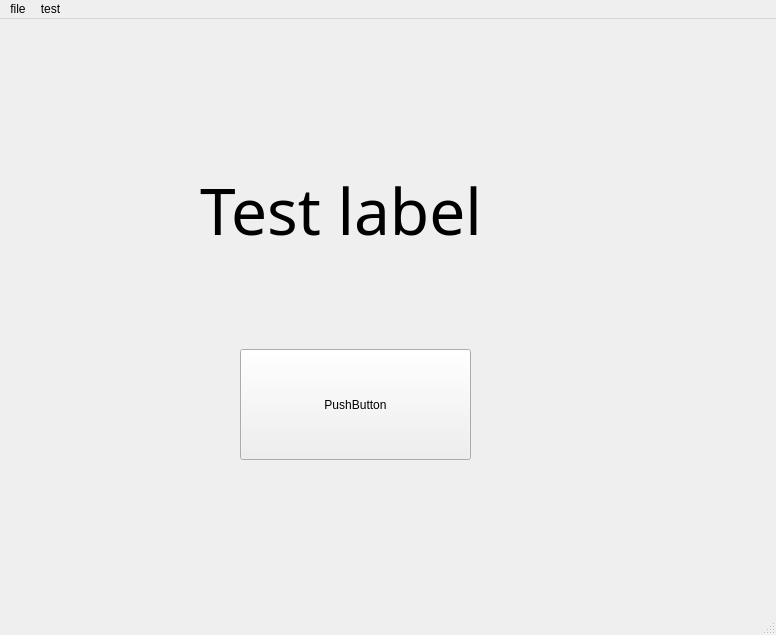
<?xml version="1.0" encoding="UTF-8"?>
<ui version="4.0">
 <class>MainWindow</class>
 <widget class="QMainWindow" name="MainWindow">
  <property name="enabled">
   <bool>true</bool>
  </property>
  <property name="geometry">
   <rect>
    <x>0</x>
    <y>0</y>
    <width>776</width>
    <height>635</height>
   </rect>
  </property>
  <property name="cursor">
   <cursorShape>ArrowCursor</cursorShape>
  </property>
  <property name="windowTitle">
   <string>MainWindow</string>
  </property>
  <property name="windowOpacity">
   <double>0.500000000000000</double>
  </property>
  <widget class="QWidget" name="centralwidget">
   <widget class="QPushButton" name="onButton">
    <property name="geometry">
     <rect>
      <x>240</x>
      <y>330</y>
      <width>231</width>
      <height>111</height>
     </rect>
    </property>
    <property name="cursor">
     <cursorShape>SizeAllCursor</cursorShape>
    </property>
    <property name="text">
     <string>PushButton</string>
    </property>
    <property name="flat">
     <bool>false</bool>
    </property>
   </widget>
   <widget class="QLabel" name="titleLabel">
    <property name="geometry">
     <rect>
      <x>200</x>
      <y>120</y>
      <width>371</width>
      <height>141</height>
     </rect>
    </property>
    <property name="font">
     <font>
      <family>Quicksand</family>
      <pointsize>48</pointsize>
     </font>
    </property>
    <property name="text">
     <string>Test label</string>
    </property>
   </widget>
  </widget>
  <widget class="QMenuBar" name="menubar">
   <property name="geometry">
    <rect>
     <x>0</x>
     <y>0</y>
     <width>776</width>
     <height>22</height>
    </rect>
   </property>
   <widget class="QMenu" name="menufile">
    <property name="title">
     <string>file</string>
    </property>
   </widget>
   <widget class="QMenu" name="menutest">
    <property name="title">
     <string>test</string>
    </property>
    <addaction name="separator"/>
   </widget>
   <addaction name="menufile"/>
   <addaction name="menutest"/>
  </widget>
  <widget class="QStatusBar" name="statusbar">
   <property name="cursor">
    <cursorShape>WaitCursor</cursorShape>
   </property>
   <property name="acceptDrops">
    <bool>false</bool>
   </property>
   <property name="layoutDirection">
    <enum>Qt::LeftToRight</enum>
   </property>
  </widget>
 </widget>
 <resources/>
 <connections/>
</ui>
